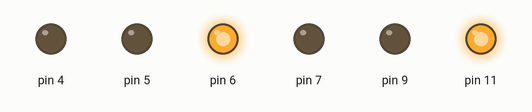
The program below on a simulated Arduino Uno, built with avr-gcc and run on an emulated ATmega328P. Parts: output pins drawn as LEDs (lit = HIGH). Pins used as bus, display or sensor lines are not drawn.

Above: at 2.5 s.
At 7.5 s:
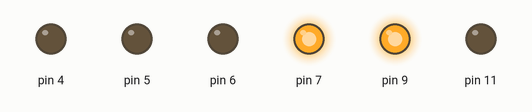
Timing chart, 0 to 13.0 s (numbered marks = the images above):
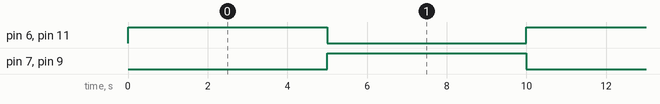

Measured:
- by itself, pin 6, pin 7, pin 9, pin 11: alternates HIGH for 5.0 s and LOW for 5.0 s
- by itself, everything shown: repeats every 10.0 s, in 4 steps

The program:

main.cpp
```cpp
#include <Arduino.h>

#include "Semaforo.h"

enum State {
  S1 = 0,
  S2
};

State state = S1;

Semaforo sem1(11,9,10);

Semaforo sem2(7,6,8);

Semaforo sem3(6,5,4);

void setup() {
}

void loop() {
  // criar máquina de estados
  switch (state) {
    case S1:
      //
      // Ligar Semaforo 1  Verde
      sem1.ligar_Verde();

      // Ligar Semaforo 2 Vermelho
      sem2.ligar_vermelho();

      // Espera
      delay(5000);

      // Ligar Semaforo 1 Amarelo
      sem1.ligar_amarelo();

      // transição de estado
      state = S2;

      break;

    case S2:

      // Ligar Semaforo 1 Vermelho
      sem1.ligar_vermelho();

      // Ligar Semaforo 2 Verde
      sem2.ligar_Verde();

      // Espera
      delay(5000);

      // Ligar Semaforo 2 Amarelo
      sem2.ligar_amarelo();

      // transição de estado
      state = S1;

      break;

    default:
      break;
  }
}
```

Semaforo.h
```cpp
#pragma once

class Semaforo
{
  public:

    Semaforo(const int pin_green, const int pin_red, const int pin_yellow); // constructor

    const int pin_red;
    const int pin_yellow;
    const int pin_green;

    void ligar_Verde();

    void ligar_amarelo();

    void ligar_vermelho();
};
```
